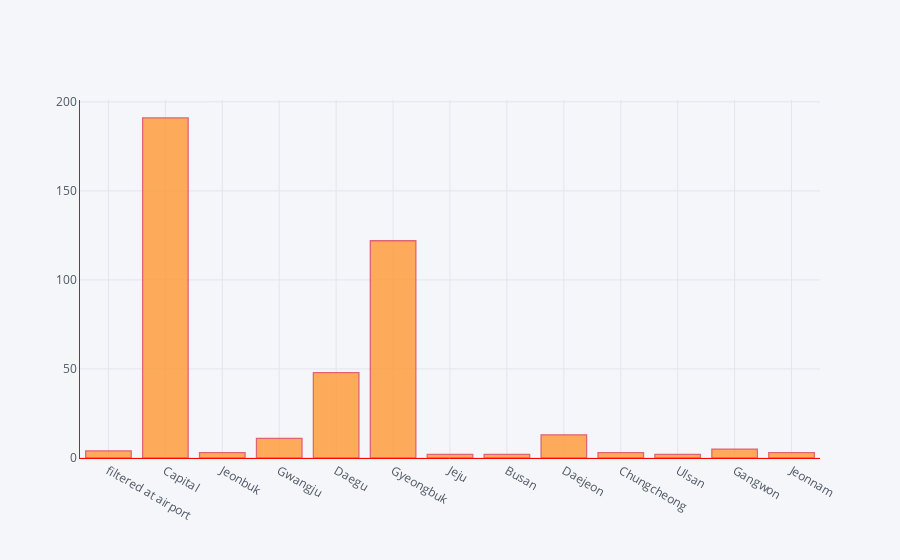

The cell this chart's notebook holds for it:
### Code cell
import chart_studio.plotly as py
import plotly.graph_objs as go
import cufflinks as cf 
cf.go_offline(connected=True)

raw_df['region'].iplot(kind='hist', linecolor='red')

### Figure 1 — Plotly figure (JSON) as saved in the notebook; plotly's stock layout.template omitted (floating-point values rounded to 4 significant figures; data arrays with more than 128 entries replaced by an {"elided": "..."} marker saying what was removed)
{"data": [{"histfunc": "count", "histnorm": "", "marker": {"color": "rgba(255, 153, 51, 1.0)", "line": {"color": "#db4052", "width": 1.3}}, "name": "region", "opacity": 0.8, "orientation": "v", "type": "histogram", "x": {"elided": "6285 str values"}}], "layout": {"barmode": "overlay", "legend": {"bgcolor": "#F5F6F9", "font": {"color": "#4D5663"}}, "paper_bgcolor": "#F5F6F9", "plot_bgcolor": "#F5F6F9", "title": {"font": {"color": "#4D5663"}}, "xaxis": {"gridcolor": "#E1E5ED", "linecolor": "red", "showgrid": true, "tickfont": {"color": "#4D5663"}, "title": {"font": {"color": "#4D5663"}, "text": ""}, "zerolinecolor": "#E1E5ED"}, "yaxis": {"gridcolor": "#E1E5ED", "linecolor": "red", "showgrid": true, "tickfont": {"color": "#4D5663"}, "title": {"font": {"color": "#4D5663"}, "text": ""}, "zerolinecolor": "#E1E5ED"}}}
